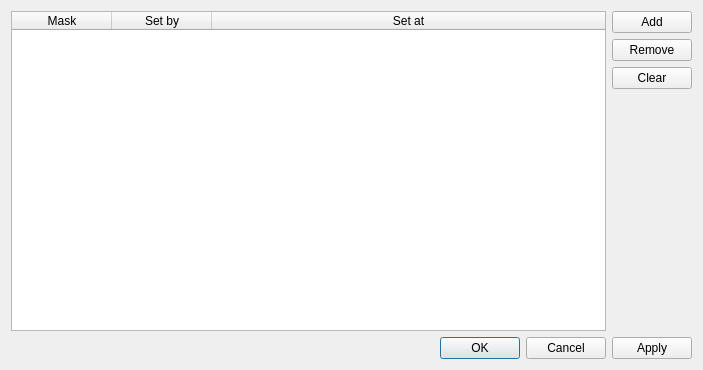
<?xml version="1.0" encoding="UTF-8"?>
<ui version="4.0">
 <class>Dialog</class>
 <widget class="QDialog" name="Dialog">
  <property name="geometry">
   <rect>
    <x>0</x>
    <y>0</y>
    <width>703</width>
    <height>370</height>
   </rect>
  </property>
  <property name="windowTitle">
   <string>Dialog</string>
  </property>
  <layout class="QVBoxLayout" name="verticalLayout_2">
   <item>
    <layout class="QHBoxLayout" name="horizontalLayout">
     <item>
      <widget class="QTableWidget" name="entries">
       <attribute name="horizontalHeaderStretchLastSection">
        <bool>true</bool>
       </attribute>
       <column>
        <property name="text">
         <string>Mask</string>
        </property>
       </column>
       <column>
        <property name="text">
         <string>Set by</string>
        </property>
       </column>
       <column>
        <property name="text">
         <string>Set at</string>
        </property>
       </column>
      </widget>
     </item>
     <item>
      <layout class="QVBoxLayout" name="verticalLayout">
       <item>
        <widget class="QPushButton" name="add">
         <property name="text">
          <string>Add</string>
         </property>
        </widget>
       </item>
       <item>
        <widget class="QPushButton" name="remove">
         <property name="text">
          <string>Remove</string>
         </property>
        </widget>
       </item>
       <item>
        <widget class="QPushButton" name="clear">
         <property name="text">
          <string>Clear</string>
         </property>
        </widget>
       </item>
       <item>
        <spacer name="verticalSpacer">
         <property name="orientation">
          <enum>Qt::Vertical</enum>
         </property>
         <property name="sizeHint" stdset="0">
          <size>
           <width>20</width>
           <height>40</height>
          </size>
         </property>
        </spacer>
       </item>
      </layout>
     </item>
    </layout>
   </item>
   <item>
    <widget class="QDialogButtonBox" name="buttonBox">
     <property name="orientation">
      <enum>Qt::Horizontal</enum>
     </property>
     <property name="standardButtons">
      <set>QDialogButtonBox::Apply|QDialogButtonBox::Cancel|QDialogButtonBox::Ok</set>
     </property>
    </widget>
   </item>
  </layout>
 </widget>
 <resources/>
 <connections>
  <connection>
   <sender>buttonBox</sender>
   <signal>accepted()</signal>
   <receiver>Dialog</receiver>
   <slot>accept()</slot>
   <hints>
    <hint type="sourcelabel">
     <x>248</x>
     <y>254</y>
    </hint>
    <hint type="destinationlabel">
     <x>157</x>
     <y>274</y>
    </hint>
   </hints>
  </connection>
  <connection>
   <sender>buttonBox</sender>
   <signal>rejected()</signal>
   <receiver>Dialog</receiver>
   <slot>reject()</slot>
   <hints>
    <hint type="sourcelabel">
     <x>316</x>
     <y>260</y>
    </hint>
    <hint type="destinationlabel">
     <x>286</x>
     <y>274</y>
    </hint>
   </hints>
  </connection>
 </connections>
</ui>
